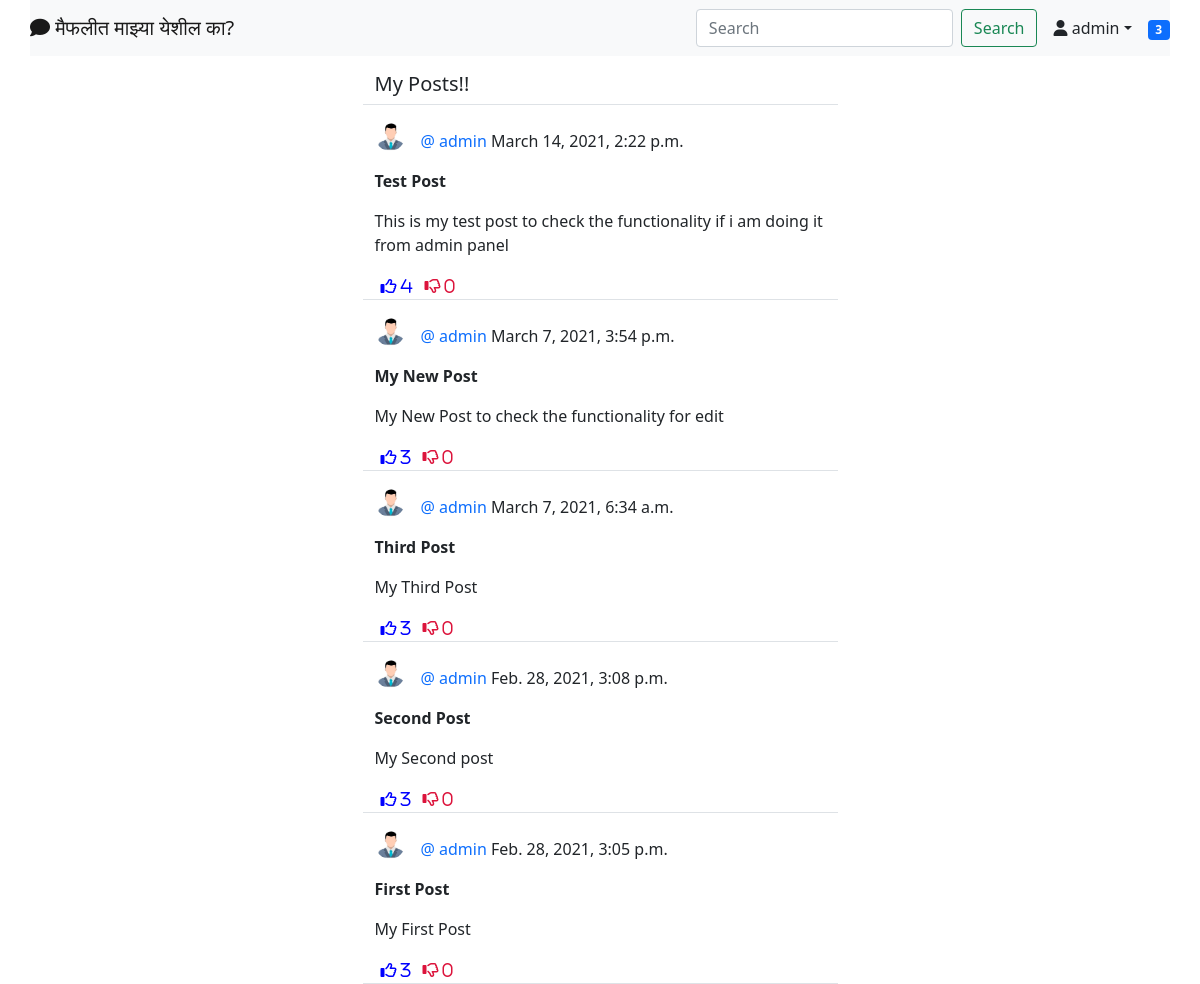
Page /blog/ (signed in) on the committed database.
### blog/models.py (models this page shows, shortened)
class Post(models.Model):
    title = models.CharField(max_length=255)
    contents = models.TextField()
    author = models.ForeignKey(User,on_delete=models.CASCADE)
    timeStamp = models.DateTimeField(default=timezone.now)
    likes = models.ManyToManyField(User, blank=True, related_name='likes')
    dislikes = models.ManyToManyField(User, blank=True, related_name='dislikes')

class UserProfile(models.Model):
    user = models.OneToOneField(User, primary_key=True, verbose_name='user', related_name='profile', on_delete=models.CASCADE)
    name = models.CharField(max_length=30, blank=True, null=True)
    bio = models.TextField(max_length=500, blank=True, null=True)
    birthDate = models.DateField(null=True, blank=True)
    location = models.CharField(max_length=100, blank=True, null=True)
    picture = models.ImageField(upload_to='uploads/profile_Pictures', default='uploads/profile_pictures/defaultuser.png', blank=True)
    followers = models.ManyToManyField(User, blank=True, related_name='followers')

### blog/views.py (the view, shortened to what this page needs)
# urls.py: path('', PostListView.as_view(), name='post-list'),
class PostListView(LoginRequiredMixin, View):
    def get(self, request, *args, **kwargs):
        logged_in_user = request.user
        posts = Post.objects.all().order_by('-timeStamp')
        form = PostForm()
        context = {
            'post_list': posts,
            'form': form,
        }
        return render(request, 'blog/post_list.html', context)

### blog/forms.py
class PostForm(forms.ModelForm):
    contents = forms.CharField(
        widget=forms.Textarea (attrs={
            'rows': '3',
            'placeholder': 'Say Something..!!!',
        }))
    class Meta:
        model = Post
        fields = ['title', 'contents']

### landing/templatetags/custom_tags.py (called while the page is built)
@register.inclusion_tag('blog/show_notifications.html', takes_context=True)
def show_notifications(context):
	request_user = context['request'].user
	notifications = Notification.objects.filter(to_user=request_user).exclude(user_has_seen=True).order_by('-date')
	return {'notifications': notifications}

### blog/templates/blog/post_list.html (shortened to what this page needs)
{% extends 'landing/base.html' %}
{% load crispy_forms_tags %}
{% block content %}
<div class="container">
    <div class="row justify-content-center mt-3">
        <div class="col-md-5 col-sm-12 border-bottom">
            <h5>My Posts!!</h5>
        </div>
    </div>
{% for post in post_list %}
    <div class="row justify-content-center mt-3">
        <div class="col-md-5 col-sm-12 border-bottom">
            <div>
                <a href="{% url 'profile' post.author.profile.pk %}">
                    <img class="rounded-circle post-img" height=30 width=30 src="{{ post.author.profile.picture.url }}" alt="user"/>
                <p class="post-text">
                    <a class="text-primary post-link" href="{% url 'profile' post.author.profile.pk %}">@ {{post.author}} </a>{{post.timeStamp}}
                </p>
            </div>
            <div class="position-relative">
                <p><strong>{{post.title}}</strong></p>
                <p>{{post.contents}}</p>
            </div>
            <div class="d-flex flex-row">
                <form method="POST" action="{% url 'like' post.pk %}">
                    <button class="remove-default edit-colour-blue" type="submit">
                        <i class="far fa-thumbs-up"> <span>{{ post.likes.all.count }}</span></i>
                    </button>
                </form>
                <form method="POST" action="{% url 'dislike' post.pk %}">
                    <button class="remove-default edit-colour-red" type="submit">
                        <i class="far fa-thumbs-down"> <span>{{ post.dislikes.all.count }}</span></i>
                    </button>
                </form>
            </div>
        </div>
    </div>
{% endfor %}
</div>
{% endblock content %}

### landing/templates/landing/navbar.html (shortened to what this page needs)
{% load custom_tags %}
 <div class="container gx-0">
  <nav class="navbar navbar-expand-lg navbar-light bg-light">
    <div class="container-fluid">
        <a class="navbar-brand"
          {% if user.is_authenticated %}
            href="{% url 'post-list' %}"
          {% else %}
          href="{% url 'index' %}"
          {% endif %}
        >
            <i class="fas fa-comment"></i>
            मैफलीत माझ्या येशील का?
          </a>
      <div class="collapse navbar-collapse" id="navbarTogglerDemo02">
      <form class="d-flex" method='GET' action={% url 'post-search' %}>
        <input class="form-control me-2" type="search" placeholder="Search" aria-label="Search" name="query" value="{{ request.GET.query }}">
        <button class="btn btn-outline-success" type="submit">Search</button>
          {% if user.is_authenticated %}
            <div class="nav-item dropdown">
              <a class="nav-link dropdown-toggle text-dark" data-bs-toggle="dropdown" href="#" role="button" aria-expanded="false"><i class="fas fa-user"></i> {{ request.user }}</a>
            </div>
            <div class="nav-item">
               {% show_notifications %}
            </div>
          {% endif %}
      </div>
    </div>
  </nav>
</div>

### static/style.css (style rules this page uses)
.remove-default { background-color: transparent; border: none; box-shadow: none; }
.edit-colour-red { color: crimson; }
.edit-colour-blue { color:blue; }
.post-link { text-decoration: none; }
.post-text { padding-top: 0.5rem; }
.post-img { float: left; margin-right: 1rem; }
.dropdown { position: relative; display: inline-block; }

### rows in the picture
Post: author.profile.picture (placeholder picture), author "admin", timeStamp "March 14, 2021, 2:22 p.m.", title "Test Post", contents "This is my test post to check the functionality if i am doing it from admin panel", likes.all.count "4", dislikes.all.count "0"
Post: author.profile.picture (placeholder picture), author "admin", timeStamp "March 7, 2021, 3:54 p.m.", title "My New Post", contents "My New Post to check the functionality for edit", likes.all.count "3", dislikes.all.count "0"
Post: author.profile.picture (placeholder picture), author "admin", timeStamp "March 7, 2021, 6:34 a.m.", title "Third Post", contents "My Third Post", likes.all.count "3", dislikes.all.count "0"
Post: author.profile.picture (placeholder picture), author "admin", timeStamp "Feb. 28, 2021, 3:08 p.m.", title "Second Post", contents "My Second post", likes.all.count "3", dislikes.all.count "0"
Post: author.profile.picture (placeholder picture), author "admin", timeStamp "Feb. 28, 2021, 3:05 p.m.", title "First Post", contents "My First Post", likes.all.count "3", dislikes.all.count "0"

### other values in the picture
{{ request.user }} "admin"
{{ notifications.count }} "3"
